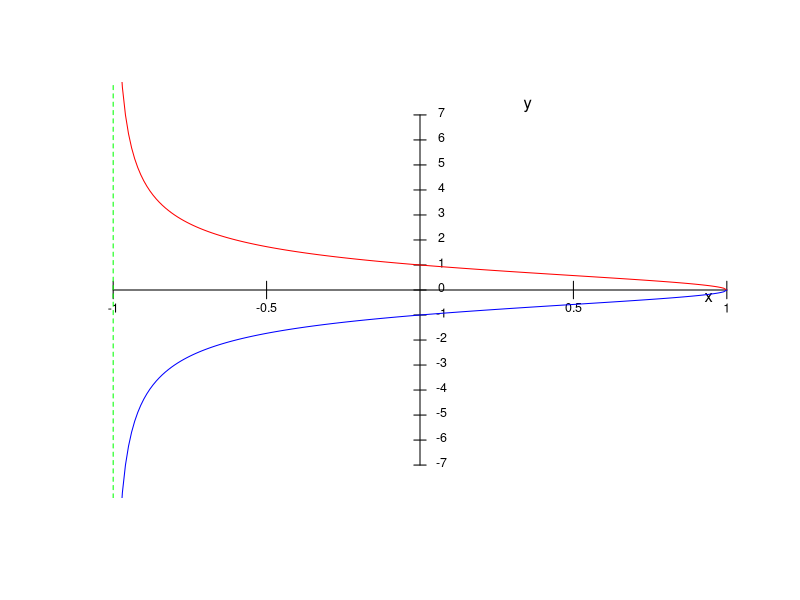
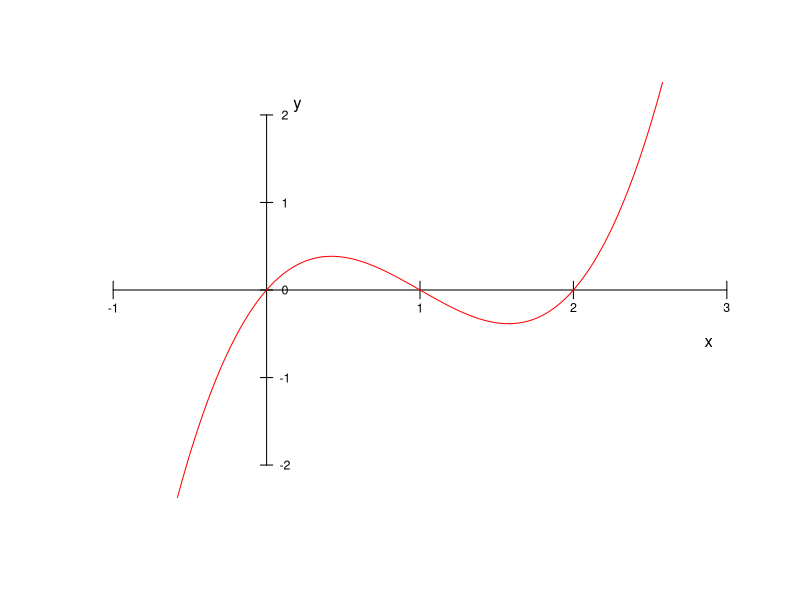
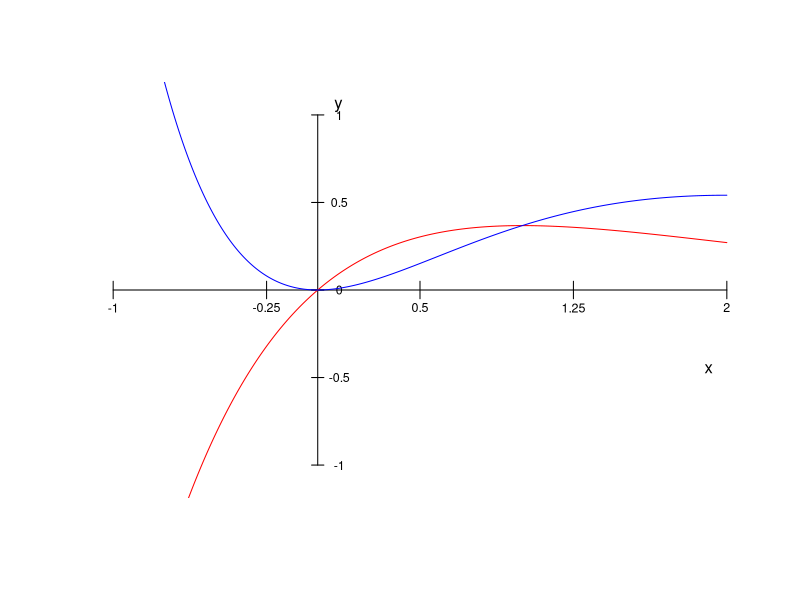
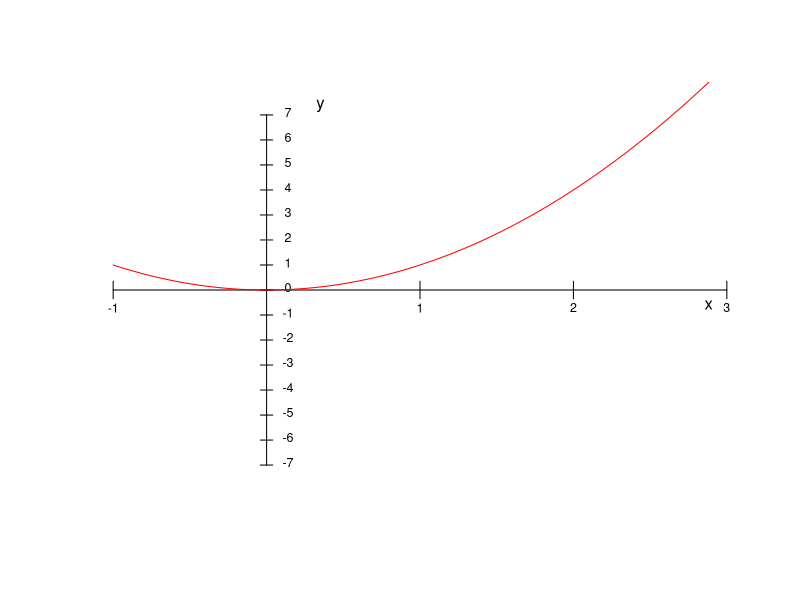
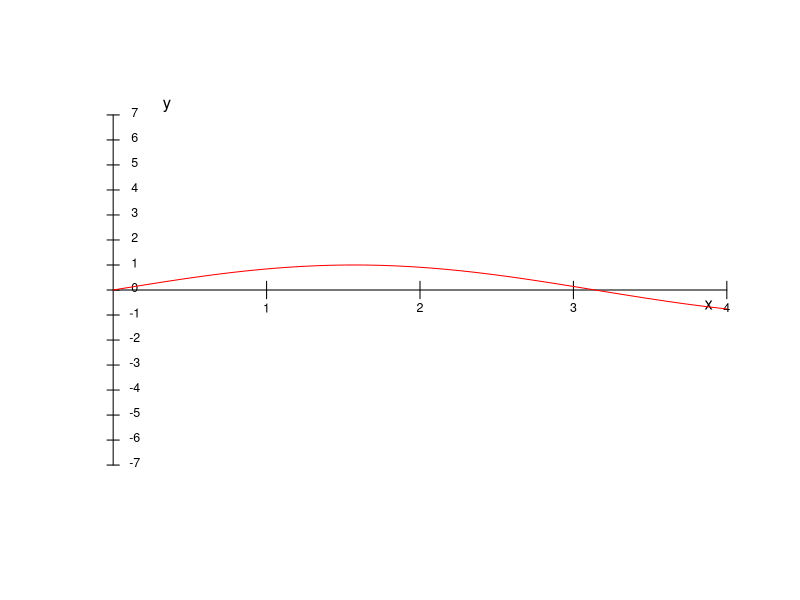
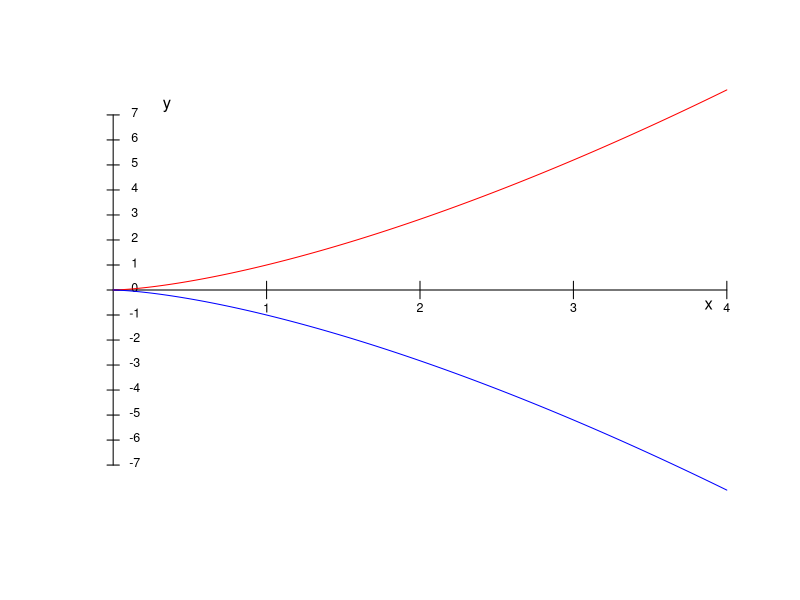
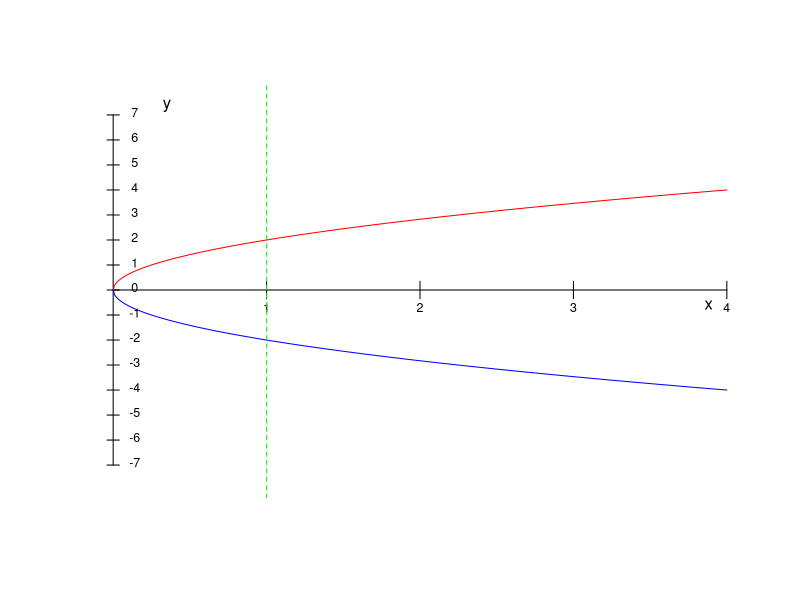
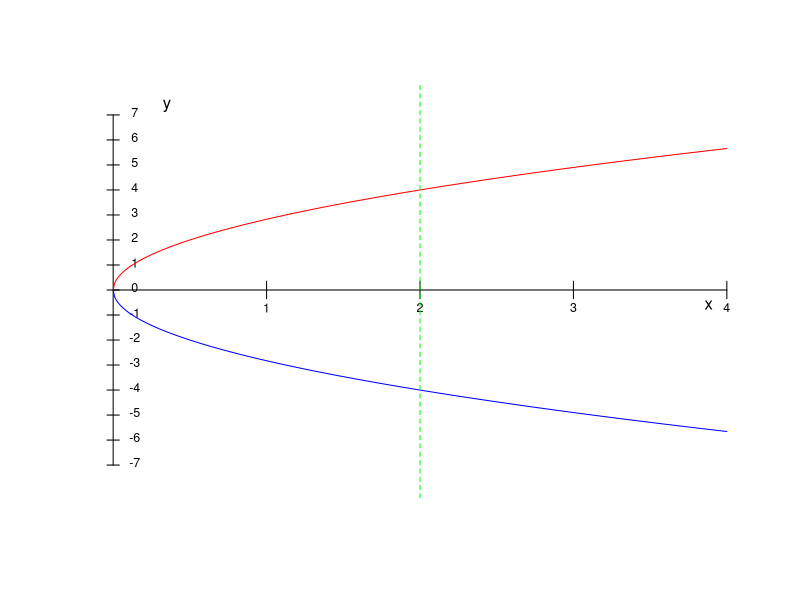

Here is the R script that generated these plots, in order:
## ---- chunk 1
xmin=-1
xmax=1
ymin=-7
ymax=7
tolx=0.01*(xmax-xmin)
toly=0.05*(ymax-ymin)
quantsx=4
quantsy=14
f = function(x){sqrt((1-x)/(1+x))}
g = function(x){-sqrt((1-x)/(1+x))}
plot(c(xmin-tolx,xmax+tolx,xmin-tolx,xmax+tolx),c(ymin-toly,ymin-toly,ymax+toly,ymax+toly),type="n",xlab="",ylab="",xaxt="n",yaxt="n",axes=FALSE)
x=seq(from=xmin,to=xmax,by=0.01)
#points(x,f(x),type="l")
lines(c(0,0),c(ymin,ymax))
lines(c(xmin,xmax),c(0,0))
text(xmax-3*tolx,-15*tolx,"x")
text(toly/2,ymax+toly/2,"y")
for (i in 0:(quantsx)){
   if(xmin+((xmax-xmin)/quantsx)*i != 0){
lines(rep(xmin+((xmax-xmin)/quantsx)*i,2),c(-0.5*toly,+0.5*toly))
text(xmin+((xmax-xmin)/quantsx)*i,-1*toly,xmin+((xmax-xmin)/quantsx)*i,cex=0.75)}
}

for (i in 0:(quantsy)){
   lines(c(-tolx,tolx),ymin+rep(((ymax-ymin)/quantsy)*i,2))
text(3.5*tolx,0.1+ymin+((ymax-ymin)/quantsy)*i,ymin+((ymax-ymin)/quantsy)*i,cex=0.75)
}
lines(x,f(x),col="red")
lines(x,g(x),col="blue")
abline(v=-1,lty=2,col="green")

## ---- chunk 2
xmin=-1
xmax=3
ymin=-2
ymax=2
tolx=0.01*(xmax-xmin)
toly=0.05*(ymax-ymin)
quantsx=4
quantsy=4
f = function(x){x*(x-1)*(x-2)}
plot(c(xmin-tolx,xmax+tolx,xmin-tolx,xmax+tolx),c(ymin-toly,ymin-toly,ymax+toly,ymax+toly),type="n",xlab="",ylab="",xaxt="n",yaxt="n",axes=FALSE)
x=seq(from=xmin,to=xmax,by=0.01)
#points(x,f(x),type="l")
lines(c(0,0),c(ymin,ymax))
lines(c(xmin,xmax),c(0,0))
text(xmax-3*tolx,-15*tolx,"x")
text(toly,ymax+toly/2,"y")
for (i in 0:(quantsx)){
   if(xmin+((xmax-xmin)/quantsx)*i != 0){
lines(rep(xmin+((xmax-xmin)/quantsx)*i,2),c(-0.5*toly,+0.5*toly))
text(xmin+((xmax-xmin)/quantsx)*i,-1*toly,xmin+((xmax-xmin)/quantsx)*i,cex=0.75)}
}

for (i in 0:(quantsy)){
   lines(c(-tolx,tolx),ymin+rep(((ymax-ymin)/quantsy)*i,2))
text(3*tolx,ymin+((ymax-ymin)/quantsy)*i,ymin+((ymax-ymin)/quantsy)*i,cex=0.75)
}
lines(x,f(x),col="red")


## ---- chunk 3
xmin=-1
xmax=2
ymin=-1
ymax=1
tolx=0.01*(xmax-xmin)
toly=0.05*(ymax-ymin)
quantsx=4
quantsy=4
f = function(x){x*exp(-x)}
g = function(x){x^{2}*exp(-x)}
plot(c(xmin-tolx,xmax+tolx,xmin-tolx,xmax+tolx),c(ymin-toly,ymin-toly,ymax+toly,ymax+toly),type="n",xlab="",ylab="",xaxt="n",yaxt="n",axes=FALSE)
x=seq(from=xmin,to=xmax,by=0.01)
#points(x,f(x),type="l")
lines(c(0,0),c(ymin,ymax))
lines(c(xmin,xmax),c(0,0))
text(xmax-3*tolx,-15*tolx,"x")
text(toly,ymax+toly/2,"y")
for (i in 0:(quantsx)){
   if(xmin+((xmax-xmin)/quantsx)*i != 0){
lines(rep(xmin+((xmax-xmin)/quantsx)*i,2),c(-0.5*toly,+0.5*toly))
text(xmin+((xmax-xmin)/quantsx)*i,-1*toly,xmin+((xmax-xmin)/quantsx)*i,cex=0.75)}
}

for (i in 0:(quantsy)){
   lines(c(-tolx,tolx),ymin+rep(((ymax-ymin)/quantsy)*i,2))
text(3.5*tolx,ymin+((ymax-ymin)/quantsy)*i,ymin+((ymax-ymin)/quantsy)*i,cex=0.75)
}
lines(x,f(x),col="red")
lines(x,g(x),col="blue")

## ---- chunk 4
xmin=-1
xmax=3
ymin=-7
ymax=7
tolx=0.01*(xmax-xmin)
toly=0.05*(ymax-ymin)
quantsx=4
quantsy=14
f = function(x){x^2}
plot(c(xmin-tolx,xmax+tolx,xmin-tolx,xmax+tolx),c(ymin-toly,ymin-toly,ymax+toly,ymax+toly),type="n",xlab="",ylab="",xaxt="n",yaxt="n",axes=FALSE)
x=seq(from=xmin,to=xmax,by=0.01)
#points(x,f(x),type="l")
lines(c(0,0),c(ymin,ymax))
lines(c(xmin,xmax),c(0,0))
text(xmax-3*tolx,-15*tolx,"x")
text(toly/2,ymax+toly/2,"y")
for (i in 0:(quantsx)){
   if(xmin+((xmax-xmin)/quantsx)*i != 0){
lines(rep(xmin+((xmax-xmin)/quantsx)*i,2),c(-0.5*toly,+0.5*toly))
text(xmin+((xmax-xmin)/quantsx)*i,-1*toly,xmin+((xmax-xmin)/quantsx)*i,cex=0.75)}
}

for (i in 0:(quantsy)){
   lines(c(-tolx,tolx),ymin+rep(((ymax-ymin)/quantsy)*i,2))
text(3.5*tolx,0.1+ymin+((ymax-ymin)/quantsy)*i,ymin+((ymax-ymin)/quantsy)*i,cex=0.75)
}
lines(x,f(x),col="red")
## ---- chunk 5
xmin=0
xmax=4
ymin=-7
ymax=7
tolx=0.01*(xmax-xmin)
toly=0.05*(ymax-ymin)
quantsx=4
quantsy=14
f = function(x){sin(x)}
plot(c(xmin-tolx,xmax+tolx,xmin-tolx,xmax+tolx),c(ymin-toly,ymin-toly,ymax+toly,ymax+toly),type="n",xlab="",ylab="",xaxt="n",yaxt="n",axes=FALSE)
x=seq(from=xmin,to=xmax,by=0.01)
#points(x,f(x),type="l")
lines(c(0,0),c(ymin,ymax))
lines(c(xmin,xmax),c(0,0))
text(xmax-3*tolx,-15*tolx,"x")
text(toly/2,ymax+toly/2,"y")
for (i in 0:(quantsx)){
   if(xmin+((xmax-xmin)/quantsx)*i != 0){
lines(rep(xmin+((xmax-xmin)/quantsx)*i,2),c(-0.5*toly,+0.5*toly))
text(xmin+((xmax-xmin)/quantsx)*i,-1*toly,xmin+((xmax-xmin)/quantsx)*i,cex=0.75)}
}

for (i in 0:(quantsy)){
   lines(c(-tolx,tolx),ymin+rep(((ymax-ymin)/quantsy)*i,2))
text(3.5*tolx,0.1+ymin+((ymax-ymin)/quantsy)*i,ymin+((ymax-ymin)/quantsy)*i,cex=0.75)
}
lines(x,f(x),col="red")
## ---- chunk 6
xmin=0
xmax=4
ymin=-7
ymax=7
tolx=0.01*(xmax-xmin)
toly=0.05*(ymax-ymin)
quantsx=4
quantsy=14
f = function(x){x^{3/2}}
g = function(x){-x^{3/2}}
plot(c(xmin-tolx,xmax+tolx,xmin-tolx,xmax+tolx),c(ymin-toly,ymin-toly,ymax+toly,ymax+toly),type="n",xlab="",ylab="",xaxt="n",yaxt="n",axes=FALSE)
x=seq(from=xmin,to=xmax,by=0.01)
#points(x,f(x),type="l")
lines(c(0,0),c(ymin,ymax))
lines(c(xmin,xmax),c(0,0))
text(xmax-3*tolx,-15*tolx,"x")
text(toly/2,ymax+toly/2,"y")
for (i in 0:(quantsx)){
   if(xmin+((xmax-xmin)/quantsx)*i != 0){
lines(rep(xmin+((xmax-xmin)/quantsx)*i,2),c(-0.5*toly,+0.5*toly))
text(xmin+((xmax-xmin)/quantsx)*i,-1*toly,xmin+((xmax-xmin)/quantsx)*i,cex=0.75)}
}

for (i in 0:(quantsy)){
   lines(c(-tolx,tolx),ymin+rep(((ymax-ymin)/quantsy)*i,2))
text(3.5*tolx,0.1+ymin+((ymax-ymin)/quantsy)*i,ymin+((ymax-ymin)/quantsy)*i,cex=0.75)
}
lines(x,f(x),col="red")
lines(x,g(x),col="blue")
## ---- chunk 7
xmin=0
xmax=4
ymin=-7
ymax=7
tolx=0.01*(xmax-xmin)
toly=0.05*(ymax-ymin)
quantsx=4
quantsy=14
f = function(x){2*sqrt(x)}
g = function(x){-2*sqrt(x)}
plot(c(xmin-tolx,xmax+tolx,xmin-tolx,xmax+tolx),c(ymin-toly,ymin-toly,ymax+toly,ymax+toly),type="n",xlab="",ylab="",xaxt="n",yaxt="n",axes=FALSE)
x=seq(from=xmin,to=xmax,by=0.01)
#points(x,f(x),type="l")
lines(c(0,0),c(ymin,ymax))
lines(c(xmin,xmax),c(0,0))
text(xmax-3*tolx,-15*tolx,"x")
text(toly/2,ymax+toly/2,"y")
for (i in 0:(quantsx)){
   if(xmin+((xmax-xmin)/quantsx)*i != 0){
lines(rep(xmin+((xmax-xmin)/quantsx)*i,2),c(-0.5*toly,+0.5*toly))
text(xmin+((xmax-xmin)/quantsx)*i,-1*toly,xmin+((xmax-xmin)/quantsx)*i,cex=0.75)}
}

for (i in 0:(quantsy)){
   lines(c(-tolx,tolx),ymin+rep(((ymax-ymin)/quantsy)*i,2))
text(3.5*tolx,0.1+ymin+((ymax-ymin)/quantsy)*i,ymin+((ymax-ymin)/quantsy)*i,cex=0.75)
}
lines(x,f(x),col="red")
lines(x,g(x),col="blue")
abline(v=1,lty=2,col="green")
## ---- chunk 8
xmin=0
xmax=4
ymin=-7
ymax=7
tolx=0.01*(xmax-xmin)
toly=0.05*(ymax-ymin)
quantsx=4
quantsy=14
f = function(x){2*sqrt(2)*sqrt(x)}
g = function(x){-2*sqrt(2)*sqrt(x)}
plot(c(xmin-tolx,xmax+tolx,xmin-tolx,xmax+tolx),c(ymin-toly,ymin-toly,ymax+toly,ymax+toly),type="n",xlab="",ylab="",xaxt="n",yaxt="n",axes=FALSE)
x=seq(from=xmin,to=xmax,by=0.01)
#points(x,f(x),type="l")
lines(c(0,0),c(ymin,ymax))
lines(c(xmin,xmax),c(0,0))
text(xmax-3*tolx,-15*tolx,"x")
text(toly/2,ymax+toly/2,"y")
for (i in 0:(quantsx)){
   if(xmin+((xmax-xmin)/quantsx)*i != 0){
lines(rep(xmin+((xmax-xmin)/quantsx)*i,2),c(-0.5*toly,+0.5*toly))
text(xmin+((xmax-xmin)/quantsx)*i,-1*toly,xmin+((xmax-xmin)/quantsx)*i,cex=0.75)}
}

for (i in 0:(quantsy)){
   lines(c(-tolx,tolx),ymin+rep(((ymax-ymin)/quantsy)*i,2))
text(3.5*tolx,0.1+ymin+((ymax-ymin)/quantsy)*i,ymin+((ymax-ymin)/quantsy)*i,cex=0.75)
}
lines(x,f(x),col="red")
lines(x,g(x),col="blue")
abline(v=2,lty=2,col="green")
## ---- chunk 9
xmin=-2
xmax=2
ymin=-7
ymax=7
tolx=0.01*(xmax-xmin)
toly=0.05*(ymax-ymin)
quantsx=4
quantsy=14
f = function(x){-(x-2)*(x+2)*(1/4)}
plot(c(xmin-tolx,xmax+tolx,xmin-tolx,xmax+tolx),c(ymin-toly,ymin-toly,ymax+toly,ymax+toly),type="n",xlab="",ylab="",xaxt="n",yaxt="n",axes=FALSE)
x=seq(from=xmin,to=xmax,by=0.01)
#points(x,f(x),type="l")
lines(c(0,0),c(ymin,ymax))
lines(c(xmin,xmax),c(0,0))
text(xmax-3*tolx,-15*tolx,"x")
text(toly/2,ymax+toly/2,"y")
for (i in 0:(quantsx)){
   if(xmin+((xmax-xmin)/quantsx)*i != 0){
lines(rep(xmin+((xmax-xmin)/quantsx)*i,2),c(-0.5*toly,+0.5*toly))
text(xmin+((xmax-xmin)/quantsx)*i,-1*toly,xmin+((xmax-xmin)/quantsx)*i,cex=0.75)}
}

for (i in 0:(quantsy)){
   lines(c(-tolx,tolx),ymin+rep(((ymax-ymin)/quantsy)*i,2))
text(3.5*tolx,0.1+ymin+((ymax-ymin)/quantsy)*i,ymin+((ymax-ymin)/quantsy)*i,cex=0.75)
}
lines(x,f(x),col="red")
## ---- chunk 10
xmin=-4
xmax=4
ymin=-7
ymax=7
tolx=0.01*(xmax-xmin)
toly=0.05*(ymax-ymin)
quantsx=4
quantsy=14
f = function(x){-(x-4)*(x+4)*(1/16)}
plot(c(xmin-tolx,xmax+tolx,xmin-tolx,xmax+tolx),c(ymin-toly,ymin-toly,ymax+toly,ymax+toly),type="n",xlab="",ylab="",xaxt="n",yaxt="n",axes=FALSE)
x=seq(from=xmin,to=xmax,by=0.01)
#points(x,f(x),type="l")
lines(c(0,0),c(ymin,ymax))
lines(c(xmin,xmax),c(0,0))
text(xmax-3*tolx,-15*tolx,"x")
text(toly/2,ymax+toly/2,"y")
for (i in 0:(quantsx)){
   if(xmin+((xmax-xmin)/quantsx)*i != 0){
lines(rep(xmin+((xmax-xmin)/quantsx)*i,2),c(-0.5*toly,+0.5*toly))
text(xmin+((xmax-xmin)/quantsx)*i,-1*toly,xmin+((xmax-xmin)/quantsx)*i,cex=0.75)}
}

for (i in 0:(quantsy)){
   lines(c(-tolx,tolx),ymin+rep(((ymax-ymin)/quantsy)*i,2))
text(3.5*tolx,0.1+ymin+((ymax-ymin)/quantsy)*i,ymin+((ymax-ymin)/quantsy)*i,cex=0.75)
}
lines(x,f(x),col="red")
